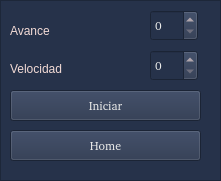
   <widget class="QFrame" name="frame_4">
    <property name="geometry">
     <rect>
      <x>10</x>
      <y>230</y>
      <width>221</width>
      <height>181</height>
     </rect>
    </property>
    <property name="palette">
     <palette>
      <active>
       <colorrole role="WindowText">
        <brush brushstyle="SolidPattern">
         <color alpha="255">
          <red>243</red>
          <green>219</green>
          <blue>214</blue>
         </color>
        </brush>
       </colorrole>
       <colorrole role="Button">
        <brush brushstyle="SolidPattern">
         <color alpha="255">
          <red>38</red>
          <green>50</green>
          <blue>74</blue>
         </color>
        </brush>
       </colorrole>
       <colorrole role="Base">
        <brush brushstyle="SolidPattern">
         <color alpha="255">
          <red>38</red>
          <green>50</green>
          <blue>74</blue>
         </color>
        </brush>
       </colorrole>
       <colorrole role="Window">
        <brush brushstyle="SolidPattern">
         <color alpha="255">
          <red>38</red>
          <green>50</green>
          <blue>74</blue>
         </color>
        </brush>
       </colorrole>
      </active>
      <inactive>
       <colorrole role="WindowText">
        <brush brushstyle="SolidPattern">
         <color alpha="255">
          <red>243</red>
          <green>219</green>
          <blue>214</blue>
         </color>
        </brush>
       </colorrole>
       <colorrole role="Button">
        <brush brushstyle="SolidPattern">
         <color alpha="255">
          <red>38</red>
          <green>50</green>
          <blue>74</blue>
         </color>
        </brush>
       </colorrole>
       <colorrole role="Base">
        <brush brushstyle="SolidPattern">
         <color alpha="255">
          <red>38</red>
          <green>50</green>
          <blue>74</blue>
         </color>
        </brush>
       </colorrole>
       <colorrole role="Window">
        <brush brushstyle="SolidPattern">
         <color alpha="255">
          <red>38</red>
          <green>50</green>
          <blue>74</blue>
         </color>
        </brush>
       </colorrole>
      </inactive>
      <disabled>
       <colorrole role="WindowText">
        <brush brushstyle="SolidPattern">
         <color alpha="255">
          <red>190</red>
          <green>190</green>
          <blue>190</blue>
         </color>
        </brush>
       </colorrole>
       <colorrole role="Button">
        <brush brushstyle="SolidPattern">
         <color alpha="255">
          <red>38</red>
          <green>50</green>
          <blue>74</blue>
         </color>
        </brush>
       </colorrole>
       <colorrole role="Base">
        <brush brushstyle="SolidPattern">
         <color alpha="255">
          <red>38</red>
          <green>50</green>
          <blue>74</blue>
         </color>
        </brush>
       </colorrole>
       <colorrole role="Window">
        <brush brushstyle="SolidPattern">
         <color alpha="255">
          <red>38</red>
          <green>50</green>
          <blue>74</blue>
         </color>
        </brush>
       </colorrole>
      </disabled>
     </palette>
    </property>
    <property name="frameShape">
     <enum>QFrame::StyledPanel</enum>
    </property>
    <property name="frameShadow">
     <enum>QFrame::Raised</enum>
    </property>
    <widget class="QLabel" name="Step_label">
     <property name="geometry">
      <rect>
       <x>10</x>
       <y>20</y>
       <width>67</width>
       <height>21</height>
      </rect>
     </property>
     <property name="palette">
      <palette>
       <active>
        <colorrole role="WindowText">
         <brush brushstyle="SolidPattern">
          <color alpha="255">
           <red>243</red>
           <green>219</green>
           <blue>214</blue>
          </color>
         </brush>
        </colorrole>
        <colorrole role="Button">
         <brush brushstyle="SolidPattern">
          <color alpha="255">
           <red>38</red>
           <green>50</green>
           <blue>74</blue>
          </color>
         </brush>
        </colorrole>
        <colorrole role="Base">
         <brush brushstyle="SolidPattern">
          <color alpha="255">
           <red>38</red>
           <green>50</green>
           <blue>74</blue>
          </color>
         </brush>
        </colorrole>
        <colorrole role="Window">
         <brush brushstyle="SolidPattern">
          <color alpha="255">
           <red>38</red>
           <green>50</green>
           <blue>74</blue>
          </color>
         </brush>
        </colorrole>
       </active>
       <inactive>
        <colorrole role="WindowText">
         <brush brushstyle="SolidPattern">
          <color alpha="255">
           <red>243</red>
           <green>219</green>
           <blue>214</blue>
          </color>
         </brush>
        </colorrole>
        <colorrole role="Button">
         <brush brushstyle="SolidPattern">
          <color alpha="255">
           <red>38</red>
           <green>50</green>
           <blue>74</blue>
          </color>
         </brush>
        </colorrole>
        <colorrole role="Base">
         <brush brushstyle="SolidPattern">
          <color alpha="255">
           <red>38</red>
           <green>50</green>
           <blue>74</blue>
          </color>
         </brush>
        </colorrole>
        <colorrole role="Window">
         <brush brushstyle="SolidPattern">
          <color alpha="255">
           <red>38</red>
           <green>50</green>
           <blue>74</blue>
          </color>
         </brush>
        </colorrole>
       </inactive>
       <disabled>
        <colorrole role="WindowText">
         <brush brushstyle="SolidPattern">
          <color alpha="255">
           <red>190</red>
           <green>190</green>
           <blue>190</blue>
          </color>
         </brush>
        </colorrole>
        <colorrole role="Button">
         <brush brushstyle="SolidPattern">
          <color alpha="255">
           <red>38</red>
           <green>50</green>
           <blue>74</blue>
          </color>
         </brush>
        </colorrole>
        <colorrole role="Base">
         <brush brushstyle="SolidPattern">
          <color alpha="255">
           <red>38</red>
           <green>50</green>
           <blue>74</blue>
          </color>
         </brush>
        </colorrole>
        <colorrole role="Window">
         <brush brushstyle="SolidPattern">
          <color alpha="255">
           <red>38</red>
           <green>50</green>
           <blue>74</blue>
          </color>
         </brush>
        </colorrole>
       </disabled>
      </palette>
     </property>
     <property name="text">
      <string>Avance</string>
     </property>
    </widget>
    <widget class="QLabel" name="Speed_label">
     <property name="geometry">
      <rect>
       <x>10</x>
       <y>60</y>
       <width>67</width>
       <height>17</height>
      </rect>
     </property>
     <property name="palette">
      <palette>
       <active>
        <colorrole role="WindowText">
         <brush brushstyle="SolidPattern">
          <color alpha="255">
           <red>243</red>
           <green>219</green>
           <blue>214</blue>
          </color>
         </brush>
        </colorrole>
        <colorrole role="Button">
         <brush brushstyle="SolidPattern">
          <color alpha="255">
           <red>38</red>
           <green>50</green>
           <blue>74</blue>
          </color>
         </brush>
        </colorrole>
        <colorrole role="Base">
         <brush brushstyle="SolidPattern">
          <color alpha="255">
           <red>38</red>
           <green>50</green>
           <blue>74</blue>
          </color>
         </brush>
        </colorrole>
        <colorrole role="Window">
         <brush brushstyle="SolidPattern">
          <color alpha="255">
           <red>38</red>
           <green>50</green>
           <blue>74</blue>
          </color>
         </brush>
        </colorrole>
       </active>
       <inactive>
        <colorrole role="WindowText">
         <brush brushstyle="SolidPattern">
          <color alpha="255">
           <red>243</red>
           <green>219</green>
           <blue>214</blue>
          </color>
         </brush>
        </colorrole>
        <colorrole role="Button">
         <brush brushstyle="SolidPattern">
          <color alpha="255">
           <red>38</red>
           <green>50</green>
           <blue>74</blue>
          </color>
         </brush>
        </colorrole>
        <colorrole role="Base">
         <brush brushstyle="SolidPattern">
          <color alpha="255">
           <red>38</red>
           <green>50</green>
           <blue>74</blue>
          </color>
         </brush>
        </colorrole>
        <colorrole role="Window">
         <brush brushstyle="SolidPattern">
          <color alpha="255">
           <red>38</red>
           <green>50</green>
           <blue>74</blue>
          </color>
         </brush>
        </colorrole>
       </inactive>
       <disabled>
        <colorrole role="WindowText">
         <brush brushstyle="SolidPattern">
          <color alpha="255">
           <red>190</red>
           <green>190</green>
           <blue>190</blue>
          </color>
         </brush>
        </colorrole>
        <colorrole role="Button">
         <brush brushstyle="SolidPattern">
          <color alpha="255">
           <red>38</red>
           <green>50</green>
           <blue>74</blue>
          </color>
         </brush>
        </colorrole>
        <colorrole role="Base">
         <brush brushstyle="SolidPattern">
          <color alpha="255">
           <red>38</red>
           <green>50</green>
           <blue>74</blue>
          </color>
         </brush>
        </colorrole>
        <colorrole role="Window">
         <brush brushstyle="SolidPattern">
          <color alpha="255">
           <red>38</red>
           <green>50</green>
           <blue>74</blue>
          </color>
         </brush>
        </colorrole>
       </disabled>
      </palette>
     </property>
     <property name="text">
      <string>Velocidad</string>
     </property>
    </widget>
    <widget class="QSpinBox" name="Step_spinbox">
     <property name="geometry">
      <rect>
       <x>150</x>
       <y>10</y>
       <width>48</width>
       <height>31</height>
      </rect>
     </property>
     <property name="palette">
      <palette>
       <active>
        <colorrole role="Button">
         <brush brushstyle="SolidPattern">
          <color alpha="255">
           <red>38</red>
           <green>50</green>
           <blue>74</blue>
          </color>
         </brush>
        </colorrole>
        <colorrole role="Text">
         <brush brushstyle="SolidPattern">
          <color alpha="255">
           <red>238</red>
           <green>238</green>
           <blue>236</blue>
          </color>
         </brush>
        </colorrole>
        <colorrole role="ButtonText">
         <brush brushstyle="SolidPattern">
          <color alpha="255">
           <red>238</red>
           <green>238</green>
           <blue>236</blue>
          </color>
         </brush>
        </colorrole>
        <colorrole role="Base">
         <brush brushstyle="SolidPattern">
          <color alpha="255">
           <red>38</red>
           <green>50</green>
           <blue>74</blue>
          </color>
         </brush>
        </colorrole>
        <colorrole role="Window">
         <brush brushstyle="SolidPattern">
          <color alpha="255">
           <red>38</red>
           <green>50</green>
           <blue>74</blue>
          </color>
         </brush>
        </colorrole>
        <colorrole role="ToolTipText">
         <brush brushstyle="SolidPattern">
          <color alpha="255">
           <red>238</red>
           <green>238</green>
           <blue>236</blue>
          </color>
         </brush>
        </colorrole>
       </active>
       <inactive>
        <colorrole role="Button">
         <brush brushstyle="SolidPattern">
          <color alpha="255">
           <red>38</red>
           <green>50</green>
           <blue>74</blue>
          </color>
         </brush>
        </colorrole>
        <colorrole role="Text">
         <brush brushstyle="SolidPattern">
          <color alpha="255">
           <red>238</red>
           <green>238</green>
           <blue>236</blue>
          </color>
         </brush>
        </colorrole>
        <colorrole role="ButtonText">
         <brush brushstyle="SolidPattern">
          <color alpha="255">
           <red>238</red>
           <green>238</green>
           <blue>236</blue>
          </color>
         </brush>
        </colorrole>
        <colorrole role="Base">
         <brush brushstyle="SolidPattern">
          <color alpha="255">
           <red>38</red>
           <green>50</green>
           <blue>74</blue>
          </color>
         </brush>
        </colorrole>
        <colorrole role="Window">
         <brush brushstyle="SolidPattern">
          <color alpha="255">
           <red>38</red>
           <green>50</green>
           <blue>74</blue>
          </color>
         </brush>
        </colorrole>
        <colorrole role="ToolTipText">
         <brush brushstyle="SolidPattern">
          <color alpha="255">
           <red>238</red>
           <green>238</green>
           <blue>236</blue>
          </color>
         </brush>
        </colorrole>
       </inactive>
       <disabled>
        <colorrole role="Button">
         <brush brushstyle="SolidPattern">
          <color alpha="255">
           <red>38</red>
           <green>50</green>
           <blue>74</blue>
          </color>
         </brush>
        </colorrole>
        <colorrole role="Text">
         <brush brushstyle="SolidPattern">
          <color alpha="255">
           <red>190</red>
           <green>190</green>
           <blue>190</blue>
          </color>
         </brush>
        </colorrole>
        <colorrole role="ButtonText">
         <brush brushstyle="SolidPattern">
          <color alpha="255">
           <red>190</red>
           <green>190</green>
           <blue>190</blue>
          </color>
         </brush>
        </colorrole>
        <colorrole role="Base">
         <brush brushstyle="SolidPattern">
          <color alpha="255">
           <red>38</red>
           <green>50</green>
           <blue>74</blue>
          </color>
         </brush>
        </colorrole>
        <colorrole role="Window">
         <brush brushstyle="SolidPattern">
          <color alpha="255">
           <red>38</red>
           <green>50</green>
           <blue>74</blue>
          </color>
         </brush>
        </colorrole>
        <colorrole role="ToolTipText">
         <brush brushstyle="SolidPattern">
          <color alpha="255">
           <red>238</red>
           <green>238</green>
           <blue>236</blue>
          </color>
         </brush>
        </colorrole>
       </disabled>
      </palette>
     </property>
     <property name="font">
      <font>
       <family>Bitstream Charter</family>
      </font>
     </property>
     <property name="maximum">
      <number>30</number>
     </property>
    </widget>
    <widget class="QSpinBox" name="speed_spinbox">
     <property name="geometry">
      <rect>
       <x>150</x>
       <y>50</y>
       <width>48</width>
       <height>31</height>
      </rect>
     </property>
     <property name="palette">
      <palette>
       <active>
        <colorrole role="Button">
         <brush brushstyle="SolidPattern">
          <color alpha="255">
           <red>38</red>
           <green>50</green>
           <blue>74</blue>
          </color>
         </brush>
        </colorrole>
        <colorrole role="Text">
         <brush brushstyle="SolidPattern">
          <color alpha="255">
           <red>238</red>
           <green>238</green>
           <blue>236</blue>
          </color>
         </brush>
        </colorrole>
        <colorrole role="ButtonText">
         <brush brushstyle="SolidPattern">
          <color alpha="255">
           <red>238</red>
           <green>238</green>
           <blue>236</blue>
          </color>
         </brush>
        </colorrole>
        <colorrole role="Base">
         <brush brushstyle="SolidPattern">
          <color alpha="255">
           <red>38</red>
           <green>50</green>
           <blue>74</blue>
          </color>
         </brush>
        </colorrole>
        <colorrole role="Window">
         <brush brushstyle="SolidPattern">
          <color alpha="255">
           <red>38</red>
           <green>50</green>
           <blue>74</blue>
          </color>
         </brush>
        </colorrole>
        <colorrole role="ToolTipText">
         <brush brushstyle="SolidPattern">
          <color alpha="255">
           <red>238</red>
           <green>238</green>
           <blue>236</blue>
          </color>
         </brush>
        </colorrole>
       </active>
       <inactive>
        <colorrole role="Button">
         <brush brushstyle="SolidPattern">
          <color alpha="255">
           <red>38</red>
           <green>50</green>
           <blue>74</blue>
          </color>
         </brush>
        </colorrole>
        <colorrole role="Text">
         <brush brushstyle="SolidPattern">
          <color alpha="255">
           <red>238</red>
           <green>238</green>
           <blue>236</blue>
          </color>
         </brush>
        </colorrole>
        <colorrole role="ButtonText">
         <brush brushstyle="SolidPattern">
          <color alpha="255">
           <red>238</red>
           <green>238</green>
           <blue>236</blue>
          </color>
         </brush>
        </colorrole>
        <colorrole role="Base">
         <brush brushstyle="SolidPattern">
          <color alpha="255">
           <red>38</red>
           <green>50</green>
           <blue>74</blue>
          </color>
         </brush>
        </colorrole>
        <colorrole role="Window">
         <brush brushstyle="SolidPattern">
          <color alpha="255">
           <red>38</red>
           <green>50</green>
           <blue>74</blue>
          </color>
         </brush>
        </colorrole>
        <colorrole role="ToolTipText">
         <brush brushstyle="SolidPattern">
          <color alpha="255">
           <red>238</red>
           <green>238</green>
           <blue>236</blue>
          </color>
         </brush>
        </colorrole>
       </inactive>
       <disabled>
        <colorrole role="Button">
         <brush brushstyle="SolidPattern">
          <color alpha="255">
           <red>38</red>
           <green>50</green>
           <blue>74</blue>
          </color>
         </brush>
        </colorrole>
        <colorrole role="Text">
         <brush brushstyle="SolidPattern">
          <color alpha="255">
           <red>190</red>
           <green>190</green>
           <blue>190</blue>
          </color>
         </brush>
        </colorrole>
        <colorrole role="ButtonText">
         <brush brushstyle="SolidPattern">
          <color alpha="255">
           <red>190</red>
           <green>190</green>
           <blue>190</blue>
          </color>
         </brush>
        </colorrole>
        <colorrole role="Base">
         <brush brushstyle="SolidPattern">
          <color alpha="255">
           <red>38</red>
           <green>50</green>
           <blue>74</blue>
          </color>
         </brush>
        </colorrole>
        <colorrole role="Window">
         <brush brushstyle="SolidPattern">
          <color alpha="255">
           <red>38</red>
           <green>50</green>
           <blue>74</blue>
          </color>
         </brush>
        </colorrole>
        <colorrole role="ToolTipText">
         <brush brushstyle="SolidPattern">
          <color alpha="255">
           <red>238</red>
           <green>238</green>
           <blue>236</blue>
          </color>
         </brush>
        </colorrole>
       </disabled>
      </palette>
     </property>
     <property name="font">
      <font>
       <family>Bitstream Charter</family>
      </font>
     </property>
     <property name="maximum">
      <number>10</number>
     </property>
    </widget>
    <widget class="QPushButton" name="begin_button">
     <property name="geometry">
      <rect>
       <x>10</x>
       <y>90</y>
       <width>191</width>
       <height>31</height>
      </rect>
     </property>
     <property name="palette">
      <palette>
       <active>
        <colorrole role="Button">
         <brush brushstyle="SolidPattern">
          <color alpha="255">
           <red>38</red>
           <green>50</green>
           <blue>74</blue>
          </color>
         </brush>
        </colorrole>
        <colorrole role="Text">
         <brush brushstyle="SolidPattern">
          <color alpha="255">
           <red>238</red>
           <green>238</green>
           <blue>236</blue>
          </color>
         </brush>
        </colorrole>
        <colorrole role="ButtonText">
         <brush brushstyle="SolidPattern">
          <color alpha="255">
           <red>238</red>
           <green>238</green>
           <blue>236</blue>
          </color>
         </brush>
        </colorrole>
        <colorrole role="Base">
         <brush brushstyle="SolidPattern">
          <color alpha="255">
           <red>38</red>
           <green>50</green>
           <blue>74</blue>
          </color>
         </brush>
        </colorrole>
        <colorrole role="Window">
         <brush brushstyle="SolidPattern">
          <color alpha="255">
           <red>38</red>
           <green>50</green>
           <blue>74</blue>
          </color>
         </brush>
        </colorrole>
       </active>
       <inactive>
        <colorrole role="Button">
         <brush brushstyle="SolidPattern">
          <color alpha="255">
           <red>38</red>
           <green>50</green>
           <blue>74</blue>
          </color>
         </brush>
        </colorrole>
        <colorrole role="Text">
         <brush brushstyle="SolidPattern">
          <color alpha="255">
           <red>238</red>
           <green>238</green>
           <blue>236</blue>
          </color>
         </brush>
        </colorrole>
        <colorrole role="ButtonText">
         <brush brushstyle="SolidPattern">
          <color alpha="255">
           <red>238</red>
           <green>238</green>
           <blue>236</blue>
          </color>
         </brush>
        </colorrole>
        <colorrole role="Base">
         <brush brushstyle="SolidPattern">
          <color alpha="255">
           <red>38</red>
           <green>50</green>
           <blue>74</blue>
          </color>
         </brush>
        </colorrole>
        <colorrole role="Window">
         <brush brushstyle="SolidPattern">
          <color alpha="255">
           <red>38</red>
           <green>50</green>
           <blue>74</blue>
          </color>
         </brush>
        </colorrole>
       </inactive>
       <disabled>
        <colorrole role="Button">
         <brush brushstyle="SolidPattern">
          <color alpha="255">
           <red>38</red>
           <green>50</green>
           <blue>74</blue>
          </color>
         </brush>
        </colorrole>
        <colorrole role="Text">
         <brush brushstyle="SolidPattern">
          <color alpha="255">
           <red>190</red>
           <green>190</green>
           <blue>190</blue>
          </color>
         </brush>
        </colorrole>
        <colorrole role="ButtonText">
         <brush brushstyle="SolidPattern">
          <color alpha="255">
           <red>190</red>
           <green>190</green>
           <blue>190</blue>
          </color>
         </brush>
        </colorrole>
        <colorrole role="Base">
         <brush brushstyle="SolidPattern">
          <color alpha="255">
           <red>38</red>
           <green>50</green>
           <blue>74</blue>
          </color>
         </brush>
        </colorrole>
        <colorrole role="Window">
         <brush brushstyle="SolidPattern">
          <color alpha="255">
           <red>38</red>
           <green>50</green>
           <blue>74</blue>
          </color>
         </brush>
        </colorrole>
       </disabled>
      </palette>
     </property>
     <property name="font">
      <font>
       <family>Bitstream Charter</family>
       <weight>50</weight>
       <italic>false</italic>
       <bold>false</bold>
       <strikeout>false</strikeout>
      </font>
     </property>
     <property name="text">
      <string>Iniciar</string>
     </property>
    </widget>
    <widget class="QPushButton" name="home_button">
     <property name="geometry">
      <rect>
       <x>10</x>
       <y>130</y>
       <width>191</width>
       <height>31</height>
      </rect>
     </property>
     <property name="palette">
      <palette>
       <active>
        <colorrole role="Button">
         <brush brushstyle="SolidPattern">
          <color alpha="255">
           <red>38</red>
           <green>50</green>
           <blue>74</blue>
          </color>
         </brush>
        </colorrole>
        <colorrole role="ButtonText">
         <brush brushstyle="SolidPattern">
          <color alpha="255">
           <red>238</red>
           <green>238</green>
           <blue>236</blue>
          </color>
         </brush>
        </colorrole>
        <colorrole role="Base">
         <brush brushstyle="SolidPattern">
          <color alpha="255">
           <red>38</red>
           <green>50</green>
           <blue>74</blue>
          </color>
         </brush>
        </colorrole>
        <colorrole role="Window">
         <brush brushstyle="SolidPattern">
          <color alpha="255">
           <red>38</red>
           <green>50</green>
           <blue>74</blue>
          </color>
         </brush>
        </colorrole>
       </active>
       <inactive>
        <colorrole role="Button">
         <brush brushstyle="SolidPattern">
          <color alpha="255">
           <red>38</red>
           <green>50</green>
           <blue>74</blue>
          </color>
         </brush>
        </colorrole>
        <colorrole role="ButtonText">
         <brush brushstyle="SolidPattern">
          <color alpha="255">
           <red>238</red>
           <green>238</green>
           <blue>236</blue>
          </color>
         </brush>
        </colorrole>
        <colorrole role="Base">
         <brush brushstyle="SolidPattern">
          <color alpha="255">
           <red>38</red>
           <green>50</green>
           <blue>74</blue>
          </color>
         </brush>
        </colorrole>
        <colorrole role="Window">
         <brush brushstyle="SolidPattern">
          <color alpha="255">
           <red>38</red>
           <green>50</green>
           <blue>74</blue>
          </color>
         </brush>
        </colorrole>
       </inactive>
       <disabled>
        <colorrole role="Button">
         <brush brushstyle="SolidPattern">
          <color alpha="255">
           <red>38</red>
           <green>50</green>
           <blue>74</blue>
          </color>
         </brush>
        </colorrole>
        <colorrole role="ButtonText">
         <brush brushstyle="SolidPattern">
          <color alpha="255">
           <red>190</red>
           <green>190</green>
           <blue>190</blue>
          </color>
         </brush>
        </colorrole>
        <colorrole role="Base">
         <brush brushstyle="SolidPattern">
          <color alpha="255">
           <red>38</red>
           <green>50</green>
           <blue>74</blue>
          </color>
         </brush>
        </colorrole>
        <colorrole role="Window">
         <brush brushstyle="SolidPattern">
          <color alpha="255">
           <red>38</red>
           <green>50</green>
           <blue>74</blue>
          </color>
         </brush>
        </colorrole>
       </disabled>
      </palette>
     </property>
     <property name="font">
      <font>
       <family>Bitstream Charter</family>
       <weight>50</weight>
       <italic>false</italic>
       <bold>false</bold>
       <strikeout>false</strikeout>
      </font>
     </property>
     <property name="text">
      <string>Home</string>
     </property>
    </widget>
   </widget>
